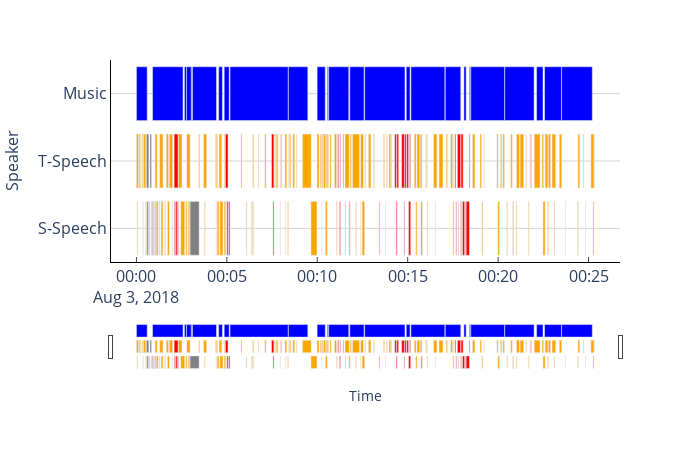

Notebook code for this chart:
### Code cell
#上位ラベルの色付け

import pandas as pd
import datetime
import plotly.express as px
import plotly.io as pio
import numpy as np
import plotly.colors
from datetime import timedelta
import matplotlib
import plotly.graph_objects as go
#import streamlit as st

import warnings
warnings.simplefilter(action='ignore', category=UserWarning)

df= pd.read_excel('./分析データto三浦さん/エクセルファイル/ameria(修正+label).xlsx', sheet_name='3')

total_time=sum((df['end']-df['start']).dt.total_seconds()/60) #合計時間
df_m=df[(df['Speaker']=='Music')]
df_t=df[(df['Speaker']=='T-Speech')]
df_s=df[(df['Speaker']=='S-Speech')]   
m_time=sum((df_m['end']-df_m['start']).dt.total_seconds()/60) #演奏時間
t_time=sum((df_t['end']-df_t['start']).dt.total_seconds()/60) #教師の発話時間
s_time=sum((df_s['end']-df_s['start']).dt.total_seconds()/60) #生徒の発話時間
m_ratio=(m_time/total_time)*100 #稼働率
t_ratio=(t_time/total_time)*100 #稼働率
s_ratio=(s_time/total_time)*100 #稼働率

fig= px.timeline(df, x_start="start", x_end="end", y="Speaker",
                 #category_orders={"Speaker":["Music","T-Speech","S-Speech"]},
                 color="label(大)", color_discrete_map={'(a)楽曲の音楽様式':'green',
                                                      '(b)意図的に用いる音楽表現':'orange',
                                                      '(c)身体的なテクニック':'red',
                                                      '(d)その他':'gray',
                                                      '-':'blue'})#大分類で色分け
                            #color_discrete_map={'A':'rgb(255,50,50)',
                                                                   #'B':'rgb(255,153,50)',
                                                                   #'C':'rgb(0,203,152)',
                                                                   #'D':'rgb(127,0,255)',
                                                                   #'E':'rgb(101,140,255)'},
                            #title=f"教師の発話時間:{round(t_time, 1)}min,割合:{round(t_ratio, 1)}%,生徒の発話時間:{round(s_time, 1)}min,割合:{round(s_ratio, 1)}%,演奏時間:{round(m_time, 1)}min,割合:{round(m_ratio, 1)}%")
                  
fig.update_traces(textposition="inside", orientation="h", showlegend=False)
fig.update_xaxes(linecolor='black', gridcolor='white',mirror=False, ticks='inside',
                 tickfont=dict(size=16), title='Time')
fig.update_yaxes(categoryorder='total ascending', linecolor='black', gridcolor='lightgray',
                 mirror=False, tickfont=dict(size=16), title_font_size=16)
fig.update_layout(plot_bgcolor="white", width=700, height=450)
fig.update_xaxes(rangeslider_visible=True)
fig.show()
#print(fig)
#st.plotly_chart(fig)

### Figure 1 — Plotly figure (JSON) as saved in the notebook; plotly's stock layout.template omitted (floating-point values rounded to 4 significant figures; data arrays with more than 128 entries replaced by an {"elided": "..."} marker saying what was removed)
{"data": [{"alignmentgroup": "True", "base": ["2018-08-03T00:00:00", "2018-08-03T00:00:53.500000", "2018-08-03T00:02:39.240000", "2018-08-03T00:02:46.360000", "2018-08-03T00:03:02.600000", "2018-08-03T00:03:06.180000", "2018-08-03T00:04:32.780000", "2018-08-03T00:04:51.160000", "2018-08-03T00:05:10.520000", "2018-08-03T00:08:24.140000", "2018-08-03T00:09:59.500000", "2018-08-03T00:10:33.400000", "2018-08-03T00:10:37.880000", "2018-08-03T00:11:47.800000", "2018-08-03T00:12:37.260000", "2018-08-03T00:14:55.220000", "2018-08-03T00:15:10.760000", "2018-08-03T00:17:04.800000", "2018-08-03T00:18:06.540000", "2018-08-03T00:18:24.760000", "2018-08-03T00:18:29.520000", "2018-08-03T00:20:22.080000", "2018-08-03T00:22:07.680000", "2018-08-03T00:22:34.140000", "2018-08-03T00:23:30.680000"], "hovertemplate": "label(大)=-<br>start=%{base}<br>end=%{x}<br>Speaker=%{y}<extra></extra>", "legendgroup": "-", "marker": {"color": "blue", "pattern": {"shape": ""}}, "name": "-", "offsetgroup": "-", "orientation": "h", "showlegend": false, "textposition": "inside", "type": "bar", "x": [35640, 101140, 6700, 15400, 2800, 79400, 12400, 16780, 193200, 64400, 27020, 3900, 66600, 47400, 133740, 12700, 112640, 51320, 7380, 4180, 112040, 97380, 21260, 56080, 101780], "xaxis": "x", "y": ["Music", "Music", "Music", "Music", "Music", "Music", "Music", "Music", "Music", "Music", "Music", "Music", "Music", "Music", "Music", "Music", "Music", "Music", "Music", "Music", "Music", "Music", "Music", "Music", "Music"], "yaxis": "y"}, {"alignmentgroup": "True", "base": {"elided": "134 str values"}, "hovertemplate": "label(大)=(b)意図的に用いる音楽表現<br>start=%{base}<br>end=%{x}<br>Speaker=%{y}<extra></extra>", "legendgroup": "(b)意図的に用いる音楽表現", "marker": {"color": "orange", "pattern": {"shape": ""}}, "name": "(b)意図的に用いる音楽表現", "offsetgroup": "(b)意図的に用いる音楽表現", "orientation": "h", "showlegend": false, "textposition": "inside", "type": "bar", "x": {"elided": "134 int values"}, "xaxis": "x", "y": {"elided": "134 str values"}, "yaxis": "y"}, {"alignmentgroup": "True", "base": ["2018-08-03T00:00:35", "2018-08-03T00:00:42", "2018-08-03T00:00:50", "2018-08-03T00:02:58", "2018-08-03T00:00:33", "2018-08-03T00:00:45", "2018-08-03T00:18:24"], "hovertemplate": "label(大)=(d)その他<br>start=%{base}<br>end=%{x}<br>Speaker=%{y}<extra></extra>", "legendgroup": "(d)その他", "marker": {"color": "gray", "pattern": {"shape": ""}}, "name": "(d)その他", "offsetgroup": "(d)その他", "orientation": "h", "showlegend": false, "textposition": "inside", "type": "bar", "x": [5000, 2000, 3000, 30000, 8000, 5000, 3000], "xaxis": "x", "y": ["S-Speech", "S-Speech", "S-Speech", "S-Speech", "T-Speech", "T-Speech", "T-Speech"], "yaxis": "y"}, {"alignmentgroup": "True", "base": ["2018-08-03T00:00:54", "2018-08-03T00:01:01", "2018-08-03T00:02:06", "2018-08-03T00:02:10", "2018-08-03T00:02:16", "2018-08-03T00:05:00", "2018-08-03T00:05:06", "2018-08-03T00:07:33", "2018-08-03T00:11:14", "2018-08-03T00:11:32", "2018-08-03T00:14:22", "2018-08-03T00:14:48", "2018-08-03T00:15:03", "2018-08-03T00:17:40", "2018-08-03T00:17:47", "2018-08-03T00:17:56", "2018-08-03T00:18:02", "2018-08-03T00:18:11", "2018-08-03T00:18:14", "2018-08-03T00:02:05", "2018-08-03T00:04:55", "2018-08-03T00:07:28", "2018-08-03T00:11:08", "2018-08-03T00:11:15", "2018-08-03T00:11:26", "2018-08-03T00:14:17", "2018-08-03T00:14:24", "2018-08-03T00:14:40", "2018-08-03T00:14:50", "2018-08-03T00:14:57", "2018-08-03T00:15:05", "2018-08-03T00:15:08", "2018-08-03T00:17:37", "2018-08-03T00:17:45", "2018-08-03T00:17:57", "2018-08-03T00:21:48"], "hovertemplate": "label(大)=(c)身体的なテクニック<br>start=%{base}<br>end=%{x}<br>Speaker=%{y}<extra></extra>", "legendgroup": "(c)身体的なテクニック", "marker": {"color": "red", "pattern": {"shape": ""}}, "name": "(c)身体的なテクニック", "offsetgroup": "(c)身体的なテクニック", "orientation": "h", "showlegend": false, "textposition": "inside", "type": "bar", "x": [2000, 2000, 3000, 5000, 3000, 4000, 4000, 3000, 3000, 1000, 3000, 2000, 7000, 2000, 1000, 2000, 7000, 2000, 11000, 13000, 9000, 8000, 3000, 2000, 2000, 6000, 6000, 9000, 5000, 6000, 2000, 2000, 3000, 11000, 7000, 2000], "xaxis": "x", "y": ["S-Speech", "S-Speech", "S-Speech", "S-Speech", "S-Speech", "S-Speech", "S-Speech", "S-Speech", "S-Speech", "S-Speech", "S-Speech", "S-Speech", "S-Speech", "S-Speech", "S-Speech", "S-Speech", "S-Speech", "S-Speech", "S-Speech", "T-Speech", "T-Speech", "T-Speech", "T-Speech", "T-Speech", "T-Speech", "T-Speech", "T-Speech", "T-Speech", "T-Speech", "T-Speech", "T-Speech", "T-Speech", "T-Speech", "T-Speech", "T-Speech", "T-Speech"], "yaxis": "y"}], "layout": {"barmode": "overlay", "height": 450, "legend": {"title": {"text": "label(大)"}, "tracegroupgap": 0}, "margin": {"t": 60}, "plot_bgcolor": "white", "width": 700, "xaxis": {"anchor": "y", "domain": [0, 1], "gridcolor": "white", "linecolor": "black", "mirror": false, "rangeslider": {"visible": true}, "tickfont": {"size": 16}, "ticks": "inside", "title": {"text": "Time"}, "type": "date"}, "yaxis": {"anchor": "x", "categoryorder": "total ascending", "domain": [0, 1], "gridcolor": "lightgray", "linecolor": "black", "mirror": false, "tickfont": {"size": 16}, "title": {"font": {"size": 16}, "text": "Speaker"}}}}
